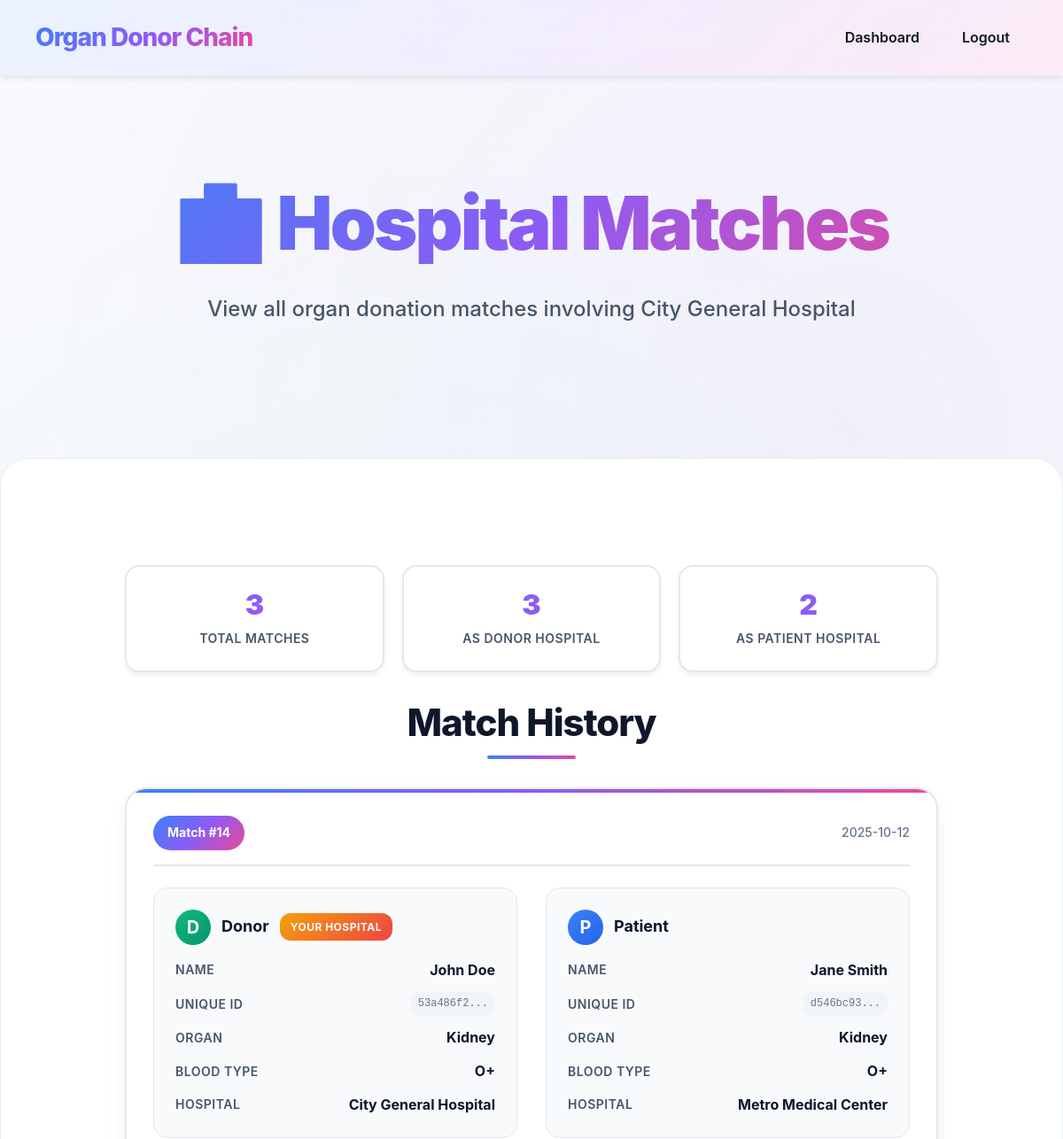
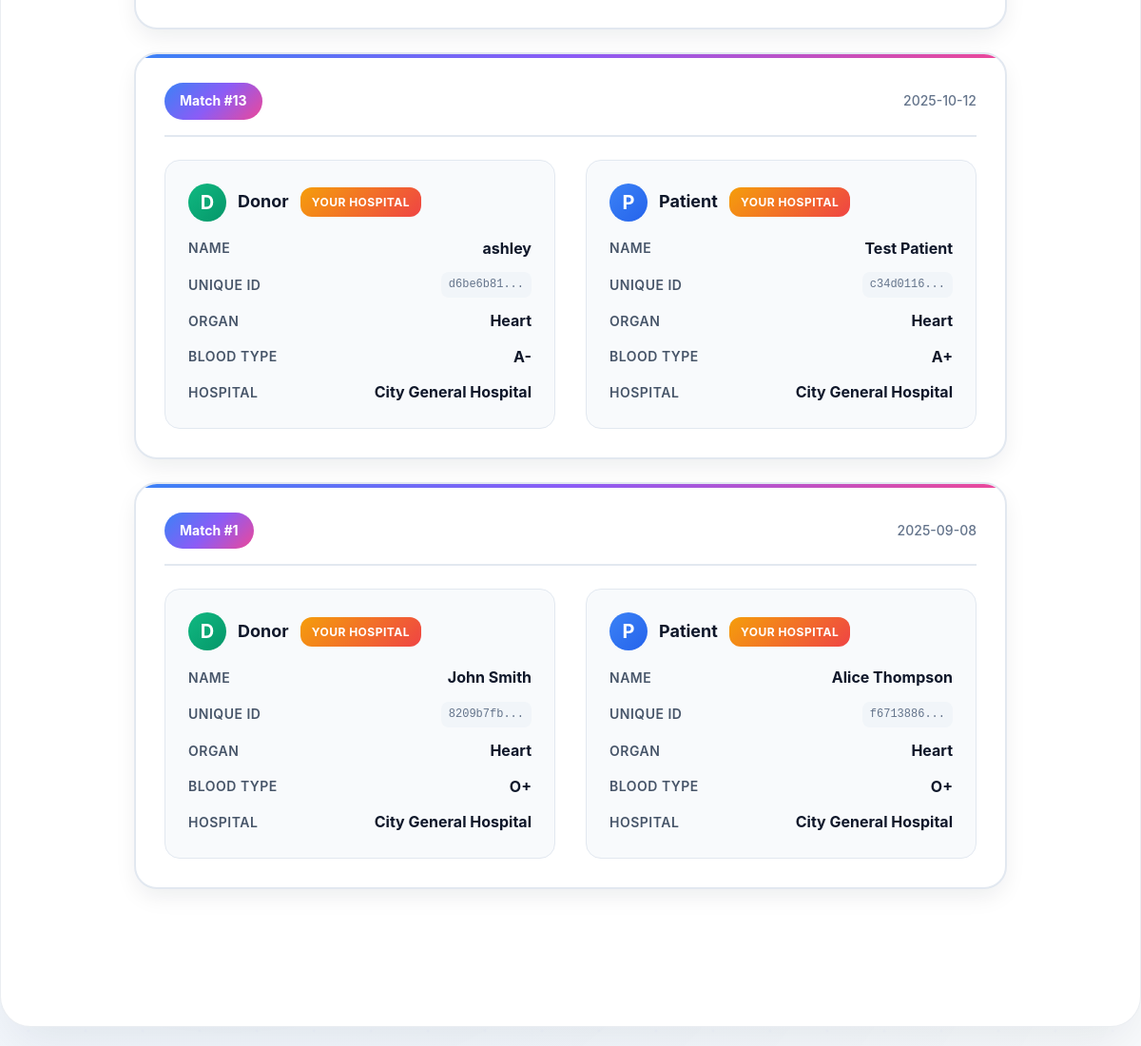
The app's page /hospital_matches (signed in) with its own data (2 pictures, top to bottom).
### tables this page shows
CREATE TABLE hospital (
        id INTEGER PRIMARY KEY AUTOINCREMENT,
        name TEXT,
        email TEXT UNIQUE,
        location TEXT,
        password TEXT
    , wallet_address TEXT);

CREATE TABLE match_record (
        id INTEGER PRIMARY KEY AUTOINCREMENT,
        donor_id INTEGER,
        patient_id INTEGER,
        donor_hospital_id INTEGER,
        patient_hospital_id INTEGER,
        organ TEXT,
        blood_type TEXT,
        match_date TEXT DEFAULT CURRENT_TIMESTAMP,
        FOREIGN KEY (donor_id) REFERENCES donor(id),
        FOREIGN KEY (patient_id) REFERENCES patient(id)
    );

CREATE TABLE donor (
        id INTEGER PRIMARY KEY AUTOINCREMENT,
        unique_id TEXT UNIQUE,
        hospital_id INTEGER,
        name TEXT,
        age INTEGER,
        gender TEXT,
        blood_type TEXT,
        organ TEXT,
        status TEXT DEFAULT 'Not Matched',
        registration_date TEXT DEFAULT CURRENT_TIMESTAMP, medical_document_path TEXT,
        FOREIGN KEY (hospital_id) REFERENCES hospital(id)
    );

CREATE TABLE patient (
        id INTEGER PRIMARY KEY AUTOINCREMENT,
        unique_id TEXT UNIQUE,
        hospital_id INTEGER,
        name TEXT,
        age INTEGER,
        gender TEXT,
        blood_type TEXT,
        organ TEXT,
        status TEXT DEFAULT 'Not Matched',
        registration_date TEXT DEFAULT CURRENT_TIMESTAMP, medical_document_path TEXT,
        FOREIGN KEY (hospital_id) REFERENCES hospital(id)
    );

### server/app.py (the view)
@app.route('/hospital_matches')
def hospital_matches():
    if 'hospital' not in session:
        return redirect('/login')
    hospital_id = session['hospital']
    hospital_name = session.get('hospital_name')
    conn = sqlite3.connect(DB)
    c = conn.cursor()
    try:
        c.execute('''
            SELECT
                mr.id as match_id,
                mr.match_date,
                d.name as donor_name,
                d.unique_id as donor_unique_id,
                d.organ as donor_organ,
                d.blood_type as donor_blood_type,
                p.name as patient_name,
                p.unique_id as patient_unique_id,
                p.organ as patient_organ,
                p.blood_type as patient_blood_type,
                hd.name as donor_hospital_name,
                hp.name as patient_hospital_name,
                mr.donor_hospital_id,
                mr.patient_hospital_id
            FROM match_record mr
            JOIN donor d ON mr.donor_id = d.id
            JOIN patient p ON mr.patient_id = p.id
            JOIN hospital hd ON mr.donor_hospital_id = hd.id
            JOIN hospital hp ON mr.patient_hospital_id = hp.id
            WHERE mr.donor_hospital_id = ? OR mr.patient_hospital_id = ?
            ORDER BY mr.match_date DESC
        ''', (hospital_id, hospital_id))
        matches = c.fetchall()
        match_list = []
        for match in matches:
            match_data = {
                'match_id': match[0],
                'match_date': match[1],
                'donor_name': match[2],
                'donor_unique_id': match[3],
                'donor_organ': match[4],
                'donor_blood_type': match[5],
                'patient_name': match[6],
                'patient_unique_id': match[7],
                'patient_organ': match[8],
                'patient_blood_type': match[9],
                'donor_hospital_name': match[10],
                'patient_hospital_name': match[11],
                'donor_hospital_id': match[12],
                'patient_hospital_id': match[13],
                'is_donor_hospital': match[12] == hospital_id,
                'is_patient_hospital': match[13] == hospital_id
            }
            match_list.append(match_data)
    except sqlite3.OperationalError:
        c.execute('''
            SELECT
                mr.id as match_id,
                mr.match_date,
                d.name as donor_name,
                d.organ as donor_organ,
                d.blood_type as donor_blood_type,
                p.name as patient_name,
                p.organ as patient_organ,
                p.blood_type as patient_blood_type,
                hd.name as donor_hospital_name,
                hp.name as patient_hospital_name,
                mr.donor_hospital_id,
                mr.patient_hospital_id
            FROM match_record mr
            JOIN donor d ON mr.donor_id = d.id
            JOIN patient p ON mr.patient_id = p.id
            JOIN hospital hd ON mr.donor_hospital_id = hd.id
            JOIN hospital hp ON mr.patient_hospital_id = hp.id
            WHERE mr.donor_hospital_id = ? OR mr.patient_hospital_id = ?
            ORDER BY mr.match_date DESC
        ''', (hospital_id, hospital_id))
        matches = c.fetchall()
        match_list = []
        for match in matches:
            match_data = {
                'match_id': match[0],
                'match_date': match[1],
                'donor_name': match[2],
                'donor_unique_id': 'N/A',
                'donor_organ': match[3],
                'donor_blood_type': match[4],
                'patient_name': match[5],
                'patient_unique_id': 'N/A',
                'patient_organ': match[6],
                'patient_blood_type': match[7],
                'donor_hospital_name': match[8],
                'patient_hospital_name': match[9],
                'donor_hospital_id': match[10],
                'patient_hospital_id': match[11],
                'is_donor_hospital': match[10] == hospital_id,
                'is_patient_hospital': match[11] == hospital_id
            }
            match_list.append(match_data)
    conn.close()
    return render_template('hospital_matches.html', matches=match_list, hospital_name=hospital_name)

### client/templates/hospital_matches.html (shortened to what this page needs)
<!DOCTYPE html>
<html>
<head>
    <link rel="stylesheet" href="../static/style.css">
</head>
<body>
<nav class="navbar">
    <div class="nav-container">
        <a class="brand" href="/login">Organ Donor Chain</a>
        <ul class="nav-links">
            <li><a href="/hospital_dashboard">Dashboard</a></li>
            <li><a href="/logout">Logout</a></li>
        </ul>
    </div>
</nav>
<section class="hero">
    <div class="hero-inner">
        <h1>🏥 Hospital Matches</h1>
        <p>View all organ donation matches involving {{ hospital_name }}</p>
    </div>
</section>
<div class="container container-wide">
    {% if matches %}
        <div class="stats-grid">
            <div class="stat-card">
                <div class="stat-number">{{ matches|length }}</div>
                <div class="stat-label">Total Matches</div>
            </div>
            <div class="stat-card">
                <div class="stat-number">{{ matches|selectattr('is_donor_hospital')|list|length }}</div>
                <div class="stat-label">As Donor Hospital</div>
            </div>
            <div class="stat-card">
                <div class="stat-number">{{ matches|selectattr('is_patient_hospital')|list|length }}</div>
                <div class="stat-label">As Patient Hospital</div>
            </div>
        </div>
        <h2>Match History</h2>
        {% for match in matches %}
        <div class="match-card">
            <div class="match-header">
                <div class="match-id">Match #{{ match.match_id }}</div>
                <div class="match-date">{{ match.match_date[:10] if match.match_date else 'N/A' }}</div>
            </div>
            <div class="match-content">
                <div class="participant-card">
                    <div class="participant-header">
                        <div class="participant-icon donor-icon">D</div>
                        <div class="participant-title">Donor</div>
                        {% if match.is_donor_hospital %}
                        <div class="hospital-badge">Your Hospital</div>
                        {% endif %}
                    </div>
                    <div class="participant-details">
                        <div class="detail-row">
                            <span class="detail-label">Name</span>
                            <span class="detail-value">{{ match.donor_name }}</span>
                        </div>
                        <div class="detail-row">
                            <span class="detail-label">Unique ID</span>
                            <span class="unique-id">{{ match.donor_unique_id[:8] }}...</span>
                        </div>
                        <div class="detail-row">
                            <span class="detail-label">Organ</span>
                            <span class="detail-value">{{ match.donor_organ }}</span>
                        </div>
                        <div class="detail-row">
                            <span class="detail-label">Blood Type</span>
                            <span class="detail-value">{{ match.donor_blood_type }}</span>
                        </div>
                        <div class="detail-row">
                            <span class="detail-label">Hospital</span>
                            <span class="detail-value">{{ match.donor_hospital_name }}</span>
                        </div>
                    </div>
                </div>
                <div class="participant-card">
                    <div class="participant-header">
                        <div class="participant-icon patient-icon">P</div>
                        <div class="participant-title">Patient</div>
                        {% if match.is_patient_hospital %}
                        <div class="hospital-badge">Your Hospital</div>
                        {% endif %}
                    </div>
                    <div class="participant-details">
                        <div class="detail-row">
                            <span class="detail-label">Name</span>
                            <span class="detail-value">{{ match.patient_name }}</span>
                        </div>
                        <div class="detail-row">
                            <span class="detail-label">Unique ID</span>
                            <span class="unique-id">{{ match.patient_unique_id[:8] }}...</span>
                        </div>
                        <div class="detail-row">
                            <span class="detail-label">Organ</span>
                            <span class="detail-value">{{ match.patient_organ }}</span>
                        </div>
                        <div class="detail-row">
                            <span class="detail-label">Blood Type</span>
                            <span class="detail-value">{{ match.patient_blood_type }}</span>
                        </div>
                        <div class="detail-row">
                            <span class="detail-label">Hospital</span>
                            <span class="detail-value">{{ match.patient_hospital_name }}</span>
                        </div>
                    </div>
                </div>
            </div>
        </div>
        {% endfor %}
    {% else %}
        <div class="no-matches">
            <h3>No Matches Found</h3>
            <p>There are currently no organ donation matches involving {{ hospital_name }}.</p>
            <a href="/hospital_dashboard" class="btn-primary">Back to Dashboard</a>
        </div>
    {% endif %}
</div>
</body>
</html>

### client/templates/hospital_matches.html (style rules this page uses)
.match-card { background: var(--bg-primary); border: 2px solid var(--border-color); border-radius: 24px; padding: 30px; margin-bottom: 24px; box-shadow: var(--shadow-medium); transition: all var(--animation-speed) var(--animation-curve); position: relative; overflow: hidden; }
.match-card::before { content: ''; position: absolute; top: 0; left: 0; right: 0; height: 4px; background: var(--primary-gradient); }
.match-header { display: flex; justify-content: space-between; align-items: center; margin-bottom: 24px; padding-bottom: 16px; border-bottom: 2px solid var(--border-color); }
.match-id { background: var(--primary-gradient); color: white; padding: 8px 16px; border-radius: 20px; font-weight: 700; font-size: 14px; }
.match-date { color: var(--text-muted); font-size: 14px; font-weight: 500; }
.match-content { display: grid; grid-template-columns: 1fr 1fr; gap: 32px; }
.participant-card { background: var(--bg-secondary); border-radius: 16px; padding: 24px; border: 1px solid var(--border-color); }
.participant-header { display: flex; align-items: center; gap: 12px; margin-bottom: 16px; }
.participant-icon { width: 40px; height: 40px; border-radius: 50%; display: flex; align-items: center; justify-content: center; font-size: 20px; font-weight: 700; }
.donor-icon { background: linear-gradient(135deg, #10b981 0%, #059669 100%); color: white; }
.patient-icon { background: linear-gradient(135deg, #3b82f6 0%, #2563eb 100%); color: white; }
.participant-title { font-size: 18px; font-weight: 700; color: var(--text-primary); }
.participant-details { display: grid; gap: 12px; }
.detail-row { display: flex; justify-content: space-between; align-items: center; }
.detail-label { font-weight: 600; color: var(--text-secondary); font-size: 14px; text-transform: uppercase; letter-spacing: 0.5px; }
.detail-value { font-weight: 700; color: var(--text-primary); font-size: 16px; }
.unique-id { font-family: 'Courier New', monospace; font-size: 12px; background: var(--bg-tertiary); padding: 4px 8px; border-radius: 8px; color: var(--text-muted); }
.hospital-badge { background: var(--accent-gradient); color: white; padding: 6px 12px; border-radius: 12px; font-size: 12px; font-weight: 700; text-transform: uppercase; letter-spacing: 0.5px; }
.stats-grid { display: grid; grid-template-columns: repeat(auto-fit, minmax(200px, 1fr)); gap: 20px; margin-bottom: 32px; }
.stat-card { background: var(--bg-primary); border: 2px solid var(--border-color); border-radius: 16px; padding: 24px; text-align: center; box-shadow: var(--shadow-soft); }
.stat-number { font-size: 32px; font-weight: 900; background: var(--primary-gradient); -webkit-background-clip: text; -webkit-text-fill-color: transparent; background-clip: text; margin-bottom: 8px; }
.stat-label { font-size: 14px; font-weight: 600; color: var(--text-secondary); text-transform: uppercase; letter-spacing: 0.5px; }

### records on screen
hospital: name "City General Hospital"
match_record: match_id "14", match_date "2025-10-12", donor_name "John Doe", donor_unique_id "53a486f2", donor_organ "Kidney", donor_blood_type "O+", donor_hospital_name "City General Hospital", patient_name "Jane Smith", patient_unique_id "d546bc93", patient_organ "Kidney", patient_blood_type "O+", patient_hospital_name "Metro Medical Center"
match_record: match_id "13", match_date "2025-10-12", donor_name "ashley", donor_unique_id "d6be6b81", donor_organ "Heart", donor_blood_type "A-", donor_hospital_name "City General Hospital", shows "YOUR HOSPITAL", patient_name "Test Patient", patient_unique_id "c34d0116", patient_organ "Heart", patient_blood_type "A+", patient_hospital_name "City General Hospital"
match_record: match_id "1", match_date "2025-09-08", donor_name "John Smith", donor_unique_id "8209b7fb", donor_organ "Heart", donor_blood_type "O+", donor_hospital_name "City General Hospital", shows "YOUR HOSPITAL", patient_name "Alice Thompson", patient_unique_id "f6713886", patient_organ "Heart", patient_blood_type "O+", patient_hospital_name "City General Hospital"

### other values on screen
{{ matches|length }} "3"
{{ matches|selectattr('is_donor_hospital')|list|length }} "3"
{{ matches|selectattr('is_patient_hospital')|list|length }} "2"
